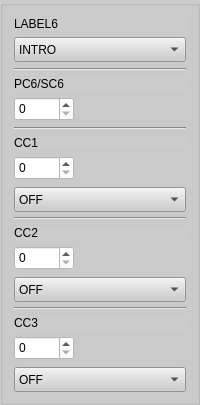
      <widget class="QGroupBox" name="columnbox6">
       <property name="sizePolicy">
        <sizepolicy hsizetype="Expanding" vsizetype="Expanding">
         <horstretch>0</horstretch>
         <verstretch>0</verstretch>
        </sizepolicy>
       </property>
       <property name="styleSheet">
        <string notr="true">background-color: rgb(204, 204, 204);</string>
       </property>
       <layout class="QVBoxLayout" name="verticalLayout_10">
        <item>
         <widget class="QLabel" name="label_BankPC1_6">
          <property name="sizePolicy">
           <sizepolicy hsizetype="Expanding" vsizetype="Expanding">
            <horstretch>0</horstretch>
            <verstretch>0</verstretch>
           </sizepolicy>
          </property>
          <property name="maximumSize">
           <size>
            <width>16777215</width>
            <height>30</height>
           </size>
          </property>
          <property name="text">
           <string>LABEL6</string>
          </property>
         </widget>
        </item>
        <item>
         <widget class="QComboBox" name="presetLabel1_6">
          <property name="sizePolicy">
           <sizepolicy hsizetype="Expanding" vsizetype="Expanding">
            <horstretch>0</horstretch>
            <verstretch>0</verstretch>
           </sizepolicy>
          </property>
          <property name="minimumSize">
           <size>
            <width>0</width>
            <height>25</height>
           </size>
          </property>
          <property name="styleSheet">
           <string notr="true">background-color: rgb(204, 204, 204);</string>
          </property>
          <item>
           <property name="text">
            <string>INTRO</string>
           </property>
          </item>
          <item>
           <property name="text">
            <string>VERSE</string>
           </property>
          </item>
          <item>
           <property name="text">
            <string>CHORUS</string>
           </property>
          </item>
          <item>
           <property name="text">
            <string>SOLO</string>
           </property>
          </item>
          <item>
           <property name="text">
            <string>OUTRO</string>
           </property>
          </item>
          <item>
           <property name="text">
            <string>BRIDGE</string>
           </property>
          </item>
         </widget>
        </item>
        <item>
         <widget class="Line" name="line_7">
          <property name="sizePolicy">
           <sizepolicy hsizetype="Expanding" vsizetype="Expanding">
            <horstretch>0</horstretch>
            <verstretch>0</verstretch>
           </sizepolicy>
          </property>
          <property name="orientation">
           <enum>Qt::Horizontal</enum>
          </property>
         </widget>
        </item>
        <item>
         <widget class="QLabel" name="label_PC1_6">
          <property name="sizePolicy">
           <sizepolicy hsizetype="Expanding" vsizetype="Expanding">
            <horstretch>0</horstretch>
            <verstretch>0</verstretch>
           </sizepolicy>
          </property>
          <property name="maximumSize">
           <size>
            <width>16777215</width>
            <height>30</height>
           </size>
          </property>
          <property name="text">
           <string>PC6/SC6</string>
          </property>
         </widget>
        </item>
        <item>
         <widget class="QSpinBox" name="spinBox_PC1_6">
          <property name="sizePolicy">
           <sizepolicy hsizetype="Expanding" vsizetype="Expanding">
            <horstretch>0</horstretch>
            <verstretch>0</verstretch>
           </sizepolicy>
          </property>
          <property name="minimumSize">
           <size>
            <width>60</width>
            <height>24</height>
           </size>
          </property>
          <property name="maximumSize">
           <size>
            <width>60</width>
            <height>16777215</height>
           </size>
          </property>
          <property name="styleSheet">
           <string notr="true">background-color: rgb(255, 255, 255);</string>
          </property>
          <property name="accelerated">
           <bool>true</bool>
          </property>
          <property name="maximum">
           <number>127</number>
          </property>
         </widget>
        </item>
        <item>
         <widget class="Line" name="line_17">
          <property name="sizePolicy">
           <sizepolicy hsizetype="Expanding" vsizetype="Expanding">
            <horstretch>0</horstretch>
            <verstretch>0</verstretch>
           </sizepolicy>
          </property>
          <property name="orientation">
           <enum>Qt::Horizontal</enum>
          </property>
         </widget>
        </item>
        <item>
         <widget class="QLabel" name="label_CC1_6">
          <property name="sizePolicy">
           <sizepolicy hsizetype="Expanding" vsizetype="Expanding">
            <horstretch>0</horstretch>
            <verstretch>0</verstretch>
           </sizepolicy>
          </property>
          <property name="maximumSize">
           <size>
            <width>16777215</width>
            <height>30</height>
           </size>
          </property>
          <property name="text">
           <string>CC1 </string>
          </property>
         </widget>
        </item>
        <item>
         <widget class="QSpinBox" name="spinBox_CC1_6">
          <property name="sizePolicy">
           <sizepolicy hsizetype="Expanding" vsizetype="Expanding">
            <horstretch>0</horstretch>
            <verstretch>0</verstretch>
           </sizepolicy>
          </property>
          <property name="minimumSize">
           <size>
            <width>60</width>
            <height>24</height>
           </size>
          </property>
          <property name="maximumSize">
           <size>
            <width>60</width>
            <height>16777215</height>
           </size>
          </property>
          <property name="styleSheet">
           <string notr="true">background-color: rgb(255, 255, 255);</string>
          </property>
          <property name="accelerated">
           <bool>true</bool>
          </property>
          <property name="maximum">
           <number>127</number>
          </property>
         </widget>
        </item>
        <item>
         <widget class="QComboBox" name="onoff1_6">
          <property name="sizePolicy">
           <sizepolicy hsizetype="Expanding" vsizetype="Expanding">
            <horstretch>0</horstretch>
            <verstretch>0</verstretch>
           </sizepolicy>
          </property>
          <property name="minimumSize">
           <size>
            <width>0</width>
            <height>25</height>
           </size>
          </property>
          <property name="maximumSize">
           <size>
            <width>16777215</width>
            <height>22</height>
           </size>
          </property>
          <property name="styleSheet">
           <string notr="true">background-color: rgb(204, 204, 204);</string>
          </property>
          <item>
           <property name="text">
            <string>OFF</string>
           </property>
          </item>
          <item>
           <property name="text">
            <string>ON</string>
           </property>
          </item>
         </widget>
        </item>
        <item>
         <widget class="Line" name="line_44">
          <property name="sizePolicy">
           <sizepolicy hsizetype="Expanding" vsizetype="Expanding">
            <horstretch>0</horstretch>
            <verstretch>0</verstretch>
           </sizepolicy>
          </property>
          <property name="orientation">
           <enum>Qt::Horizontal</enum>
          </property>
         </widget>
        </item>
        <item>
         <widget class="QLabel" name="label_CC2_6">
          <property name="sizePolicy">
           <sizepolicy hsizetype="Expanding" vsizetype="Expanding">
            <horstretch>0</horstretch>
            <verstretch>0</verstretch>
           </sizepolicy>
          </property>
          <property name="maximumSize">
           <size>
            <width>16777215</width>
            <height>30</height>
           </size>
          </property>
          <property name="text">
           <string>CC2 </string>
          </property>
         </widget>
        </item>
        <item>
         <widget class="QSpinBox" name="spinBox_CC2_6">
          <property name="sizePolicy">
           <sizepolicy hsizetype="Expanding" vsizetype="Expanding">
            <horstretch>0</horstretch>
            <verstretch>0</verstretch>
           </sizepolicy>
          </property>
          <property name="minimumSize">
           <size>
            <width>60</width>
            <height>24</height>
           </size>
          </property>
          <property name="maximumSize">
           <size>
            <width>60</width>
            <height>16777215</height>
           </size>
          </property>
          <property name="styleSheet">
           <string notr="true">background-color: rgb(255, 255, 255);</string>
          </property>
          <property name="accelerated">
           <bool>true</bool>
          </property>
          <property name="maximum">
           <number>127</number>
          </property>
         </widget>
        </item>
        <item>
         <widget class="QComboBox" name="onoff2_6">
          <property name="sizePolicy">
           <sizepolicy hsizetype="Expanding" vsizetype="Expanding">
            <horstretch>0</horstretch>
            <verstretch>0</verstretch>
           </sizepolicy>
          </property>
          <property name="minimumSize">
           <size>
            <width>0</width>
            <height>25</height>
           </size>
          </property>
          <property name="maximumSize">
           <size>
            <width>16777215</width>
            <height>22</height>
           </size>
          </property>
          <property name="styleSheet">
           <string notr="true">background-color: rgb(204, 204, 204);</string>
          </property>
          <item>
           <property name="text">
            <string>OFF</string>
           </property>
          </item>
          <item>
           <property name="text">
            <string>ON</string>
           </property>
          </item>
         </widget>
        </item>
        <item>
         <widget class="Line" name="line_35">
          <property name="sizePolicy">
           <sizepolicy hsizetype="Expanding" vsizetype="Expanding">
            <horstretch>0</horstretch>
            <verstretch>0</verstretch>
           </sizepolicy>
          </property>
          <property name="orientation">
           <enum>Qt::Horizontal</enum>
          </property>
         </widget>
        </item>
        <item>
         <widget class="QLabel" name="label_CC3_6">
          <property name="sizePolicy">
           <sizepolicy hsizetype="Expanding" vsizetype="Expanding">
            <horstretch>0</horstretch>
            <verstretch>0</verstretch>
           </sizepolicy>
          </property>
          <property name="maximumSize">
           <size>
            <width>16777215</width>
            <height>30</height>
           </size>
          </property>
          <property name="text">
           <string>CC3 </string>
          </property>
         </widget>
        </item>
        <item>
         <widget class="QSpinBox" name="spinBox_CC3_6">
          <property name="sizePolicy">
           <sizepolicy hsizetype="Expanding" vsizetype="Expanding">
            <horstretch>0</horstretch>
            <verstretch>0</verstretch>
           </sizepolicy>
          </property>
          <property name="minimumSize">
           <size>
            <width>60</width>
            <height>24</height>
           </size>
          </property>
          <property name="maximumSize">
           <size>
            <width>60</width>
            <height>16777215</height>
           </size>
          </property>
          <property name="styleSheet">
           <string notr="true">background-color: rgb(255, 255, 255);</string>
          </property>
          <property name="accelerated">
           <bool>true</bool>
          </property>
          <property name="maximum">
           <number>127</number>
          </property>
         </widget>
        </item>
        <item>
         <widget class="QComboBox" name="onoff3_6">
          <property name="sizePolicy">
           <sizepolicy hsizetype="Expanding" vsizetype="Expanding">
            <horstretch>0</horstretch>
            <verstretch>0</verstretch>
           </sizepolicy>
          </property>
          <property name="minimumSize">
           <size>
            <width>0</width>
            <height>25</height>
           </size>
          </property>
          <property name="maximumSize">
           <size>
            <width>16777215</width>
            <height>22</height>
           </size>
          </property>
          <property name="styleSheet">
           <string notr="true">background-color: rgb(204, 204, 204);</string>
          </property>
          <item>
           <property name="text">
            <string>OFF</string>
           </property>
          </item>
          <item>
           <property name="text">
            <string>ON</string>
           </property>
          </item>
         </widget>
        </item>
       </layout>
      </widget>
